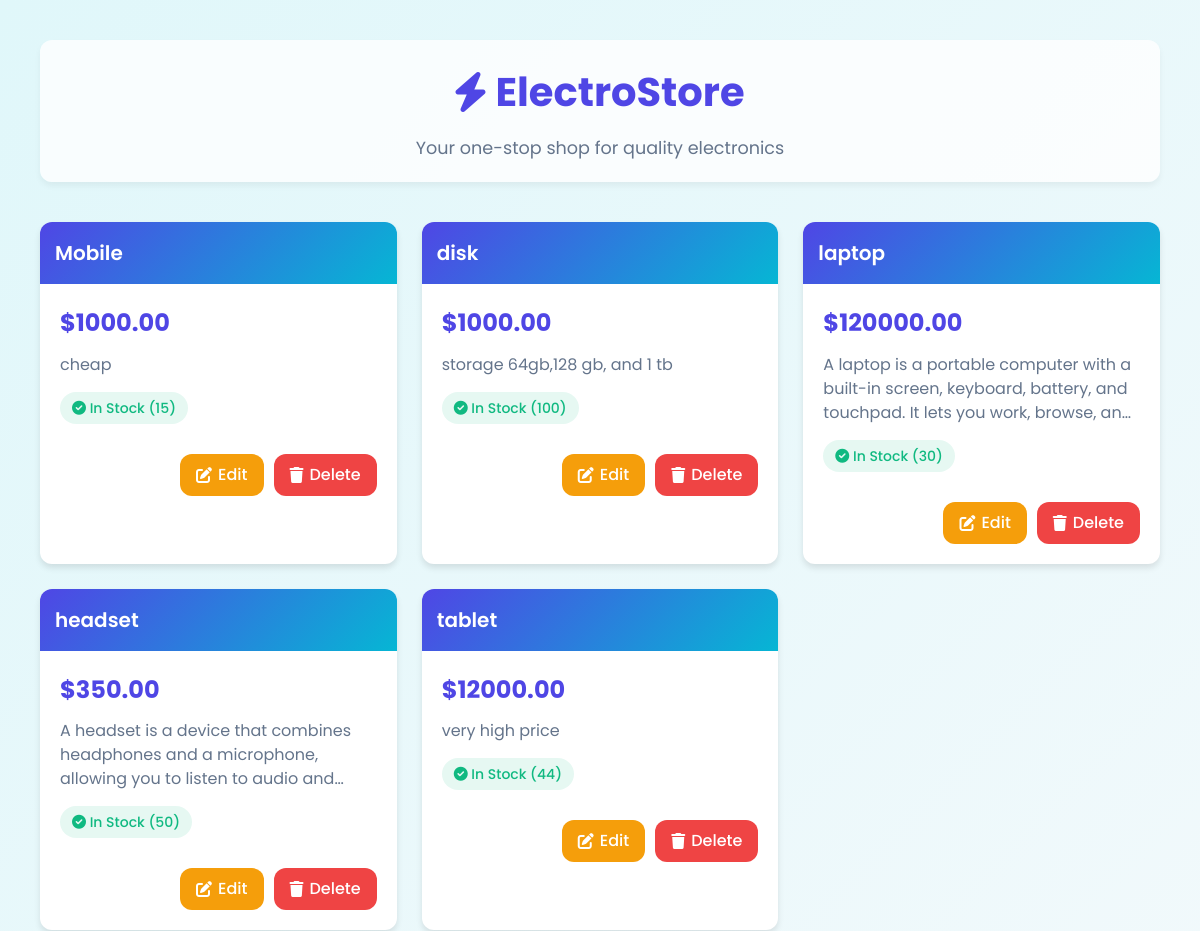
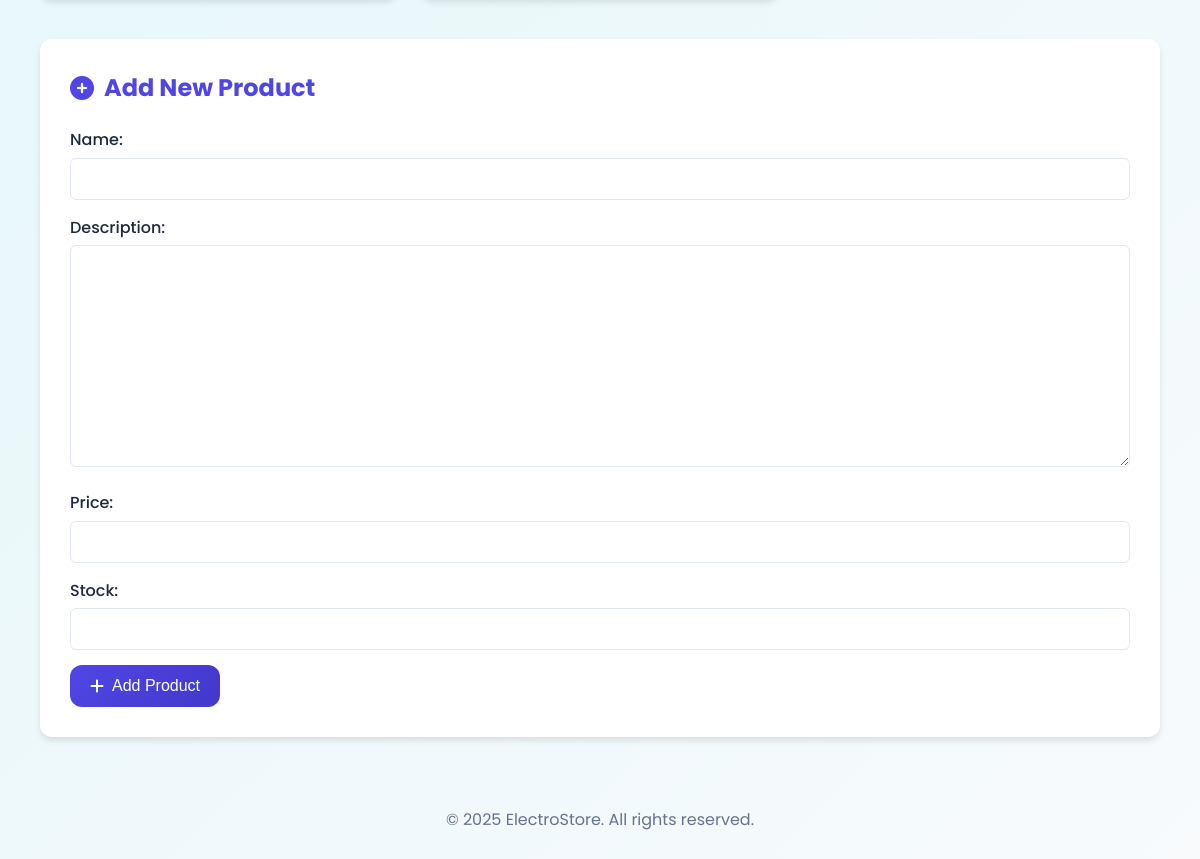
The page / on the database its author committed (2 pictures, top to bottom).
### Electronics/models.py (models this page shows, shortened)
class product(models.Model):
    name = models.CharField(max_length=255)
    description = models.TextField()
    price = models.DecimalField(max_digits=10, decimal_places=2)
    stock = models.IntegerField()

### Electronics/views.py (the view)
# urls.py: 2. Add a URL to urlpatterns:  path('', views.home, name='home')
def home(request):
    if request.method == 'POST':
        fm = Productform(request.POST)
        if fm.is_valid():
            fm.save()
            return redirect('home')  # Redirect to refresh the page
    else:
        fm = Productform()
    prod = product.objects.all()
    fm = Productform()
    return render(request, 'Electronics/home.html',{"prod":prod,'fm':fm})

### Electronics/forms.py
class Productform(forms.ModelForm):
    model = product
    class Meta:
        model = product
        fields = "__all__"

### Electronics/templates/Electronics/home.html (shortened to what this page needs)
<!DOCTYPE html>
<html lang="en">
<head>
    <link rel="stylesheet" href="https://cdnjs.cloudflare.com/ajax/libs/font-awesome/6.0.0/css/all.min.css">
    {% load static %}
    <link rel="stylesheet" href="{% static 'Electronics/css/style.css' %}">
</head>
<body>
    <div class="container">
        <header class="header">
            <h1><i class="fas fa-bolt"></i> ElectroStore</h1>
            <p>Your one-stop shop for quality electronics</p>
        </header>
        <div class="products-grid">
            {% for pro in prod %}
            <div class="product-card">
                <div class="product-header">
                    {{ pro.name }}
                </div>
                <div class="product-body">
                    <div class="product-price">${{ pro.price }}</div>
                    <p class="product-description">{{ pro.description }}</p>
                    <div class="product-stock {% if pro.stock > 10 %}in-stock{% else %}low-stock{% endif %}">
                        {% if pro.stock > 10 %}
                            <i class="fas fa-check-circle"></i> In Stock ({{ pro.stock }})
                        {% else %}
                            <i class="fas fa-exclamation-circle"></i> Low Stock ({{ pro.stock }})
                        {% endif %}
                    </div>
                    <div class="product-actions">
                        <a href="{% url 'edit_product' pro.id %}" class="edit-link">
                            <i class="fas fa-edit"></i> Edit
                        </a>
                        <a href="{% url 'delete_product' pro.id %}" class="delete-link">
                            <i class="fas fa-trash"></i> Delete
                        </a>
                    </div>
                </div>
            </div>
            {% endfor %}
        </div>
        <div class="form-container">
            <h2 class="form-title">
                <i class="fas fa-plus-circle"></i> Add New Product
            </h2>
            <form method="post">
                <div>{{ fm.as_p }}</div>
                <button type="submit" class="submit-btn">
                    <i class="fas fa-plus"></i>
                    Add Product
                </button>
            </form>
        </div>
        <footer>
            &copy; 2025 ElectroStore. All rights reserved.
        </footer>
    </div>
</body>
</html>

### Electronics/static/Electronics/css/style.css (style rules this page uses)
:root { --primary-color: #4f46e5; --primary-dark: #4338ca; --secondary-color: #06b6d4; --text-color: #1e293b; --light-bg: #f8fafc; --card-bg: #ffffff; --success-color: #10b981; --warning-color: #f59e0b; --danger-color: #ef4444; --border-radius: 12px; }
* { margin: 0; padding: 0; box-sizing: border-box; }
body { font-family: 'Poppins', sans-serif; background: linear-gradient(135deg, #e0f7fa, #f8fafc); color: var(--text-color); line-height: 1.6; padding: 20px; min-height: 100vh; }
.container { max-width: 1200px; margin: 0 auto; padding: 20px; }
.header { text-align: center; margin-bottom: 40px; padding: 20px; background: rgba(255, 255, 255, 0.8); border-radius: var(--border-radius); box-shadow: 0 4px 6px rgba(0, 0, 0, 0.05); }
.header h1 { color: var(--primary-color); font-size: 2.5rem; margin-bottom: 10px; display: flex; align-items: center; justify-content: center; gap: 10px; }
.header p { color: #64748b; font-size: 1.1rem; }
.products-grid { display: grid; grid-template-columns: repeat(auto-fill, minmax(300px, 1fr)); gap: 25px; margin-bottom: 40px; }
.product-card { background-color: var(--card-bg); border-radius: var(--border-radius); overflow: hidden; box-shadow: 0 4px 6px rgba(0, 0, 0, 0.1); transition: transform 0.3s ease, box-shadow 0.3s ease; }
.product-header { background: linear-gradient(135deg, var(--primary-color), var(--secondary-color)); color: white; padding: 15px; font-size: 1.25rem; font-weight: 600; }
.product-body { padding: 20px; }
.product-price { color: var(--primary-color); font-size: 1.5rem; font-weight: 700; margin-bottom: 10px; }
.product-description { color: #64748b; margin-bottom: 15px; line-height: 1.5; max-height: 100px; overflow: hidden; text-overflow: ellipsis; display: -webkit-box; -webkit-line-clamp: 3; -webkit-box-orient: vertical; }
.product-stock { display: inline-block; padding: 5px 12px; border-radius: 999px; font-size: 0.875rem; font-weight: 500; margin-bottom: 15px; }
.in-stock { background-color: rgba(16, 185, 129, 0.1); color: var(--success-color); }
.product-actions { display: flex; justify-content: flex-end; gap: 10px; margin-top: 15px; }
.edit-link { display: inline-flex; align-items: center; gap: 6px; background-color: var(--warning-color); color: white; padding: 8px 16px; border-radius: var(--border-radius); text-decoration: none; font-weight: 500; transition: all 0.3s ease; }
.delete-link { display: inline-flex; align-items: center; gap: 6px; background-color: var(--danger-color); color: white; padding: 8px 16px; border-radius: var(--border-radius); text-decoration: none; font-weight: 500; transition: all 0.3s ease; }
.form-container { background-color: var(--card-bg); border-radius: var(--border-radius); padding: 30px; margin-top: 40px; box-shadow: 0 4px 6px rgba(0, 0, 0, 0.1); }
.form-title { color: var(--primary-color); margin-bottom: 20px; font-size: 1.5rem; display: flex; align-items: center; gap: 10px; }
form p { margin-bottom: 15px; }
form label { display: block; margin-bottom: 5px; font-weight: 500; }
form input, form textarea { width: 100%; padding: 10px; border: 1px solid #e2e8f0; border-radius: 6px; font-family: 'Poppins', sans-serif; transition: border-color 0.3s ease; }
.submit-btn { background: linear-gradient(135deg, var(--primary-color), var(--primary-dark)); color: white; border: none; padding: 12px 20px; border-radius: var(--border-radius); cursor: pointer; font-size: 1rem; font-weight: 500; display: inline-flex; align-items: center; gap: 8px; transition: all 0.3s ease; }
footer { text-align: center; margin-top: 50px; padding: 20px; color: #64748b; }

### rows shown on the page
product: name "Mobile", price "1000.00", description "cheap", stock "15"
product: name "disk", price "1000.00", description "storage 64gb,128 gb, and 1 tb", stock "100"
product: name "laptop", price "120000.00", description "A laptop is a portable computer with a built-in screen, keyboard, battery, and touchpad. It lets you work, browse,…", stock "30"
product: name "headset", price "350.00", description "A headset is a device that combines headphones and a microphone, allowing you to listen to audio…", stock "50"
product: name "tablet", price "12000.00", description "very high price", stock "44"
